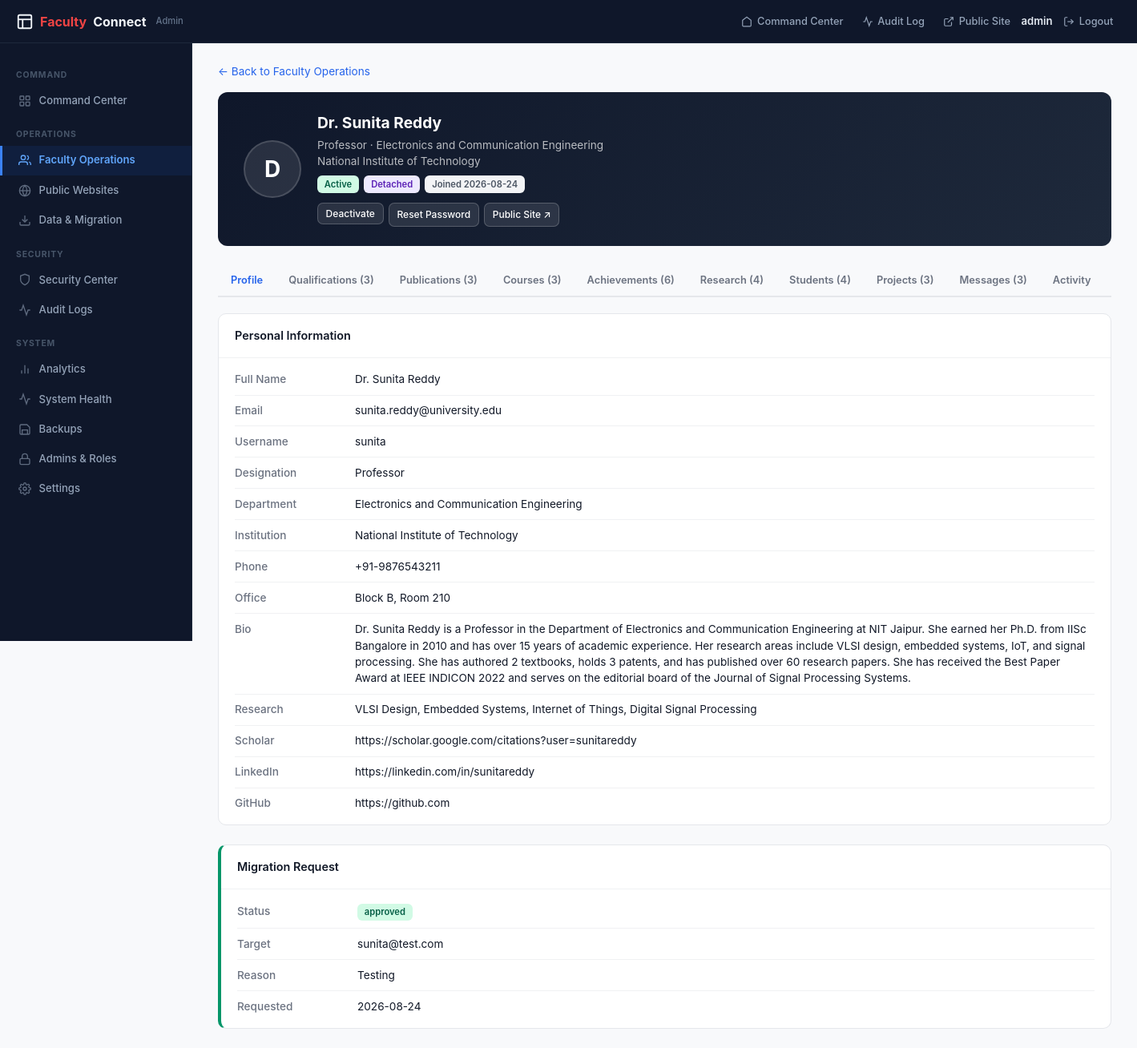
/platform/admin/users/2 (signed in), run on the app's committed database.
### tables this page shows
CREATE TABLE faculty (
            id INTEGER PRIMARY KEY AUTOINCREMENT,
            email TEXT UNIQUE NOT NULL,
            password_hash TEXT NOT NULL,
            full_name TEXT NOT NULL,
            username TEXT UNIQUE NOT NULL,
            designation TEXT DEFAULT '',
            department TEXT DEFAULT '',
            institution TEXT DEFAULT '',
            phone TEXT DEFAULT '',
            office_location TEXT DEFAULT '',
            office_hours TEXT DEFAULT '',
            visiting_hours TEXT DEFAULT '',
            address TEXT DEFAULT '',
            bio TEXT DEFAULT '',
            photo TEXT DEFAULT '',
            resume_file TEXT DEFAULT '',
            website TEXT DEFAULT '',
            google_scholar TEXT DEFAULT '',
            linkedin TEXT DEFAULT '',
            is_detached INTEGER DEFAULT 0,
            detached_at TIMESTAMP DEFAULT NULL,
            github TEXT DEFAULT '',
            research_summary TEXT DEFAULT '',
            is_active INTEGER DEFAULT 1,
            created_at TIMESTAMP DEFAULT CURRENT_TIMESTAMP
        );

CREATE TABLE migration_requests (
            id INTEGER PRIMARY KEY AUTOINCREMENT,
            faculty_id INTEGER NOT NULL,
            status TEXT DEFAULT 'pending',
            reason TEXT DEFAULT '',
            target_email TEXT DEFAULT '',
            hosting_provider TEXT DEFAULT '',
            hosting_plan TEXT DEFAULT '',
            custom_domain TEXT DEFAULT '',
            admin_notes TEXT DEFAULT '',
            reviewed_by INTEGER DEFAULT 0,
            created_at TIMESTAMP DEFAULT CURRENT_TIMESTAMP,
            reviewed_at TIMESTAMP DEFAULT NULL,
            FOREIGN KEY (faculty_id) REFERENCES faculty(id) ON DELETE CASCADE        );

### app.py (the view)
@app.route('/platform/admin/users/<int:fid>')
@admin_required
def platform_user_detail(fid):
    pdb = get_platform_db()
    faculty = pdb.execute('SELECT * FROM faculty WHERE id = ?', (fid,)).fetchone()
    if not faculty:
        abort(404)
    qualifications = pdb.execute('SELECT * FROM qualifications WHERE faculty_id=? ORDER BY year_of_passing DESC', (fid,)).fetchall()
    research = pdb.execute('SELECT * FROM research_interests WHERE faculty_id=?', (fid,)).fetchall()
    achievements = pdb.execute('SELECT * FROM achievements WHERE faculty_id=? ORDER BY year DESC', (fid,)).fetchall()
    publications = pdb.execute('SELECT * FROM publications WHERE faculty_id=? ORDER BY year DESC', (fid,)).fetchall()
    courses = pdb.execute('SELECT * FROM courses WHERE faculty_id=?', (fid,)).fetchall()
    materials = pdb.execute('SELECT * FROM course_materials WHERE faculty_id=? ORDER BY uploaded_at DESC', (fid,)).fetchall()
    students = pdb.execute('SELECT * FROM students WHERE faculty_id=? ORDER BY name', (fid,)).fetchall()
    projects = pdb.execute('SELECT * FROM projects WHERE faculty_id=? ORDER BY start_year DESC', (fid,)).fetchall()
    announcements = pdb.execute('SELECT * FROM announcements WHERE faculty_id=? ORDER BY created_at DESC', (fid,)).fetchall()
    messages = pdb.execute('SELECT * FROM messages WHERE faculty_id=? ORDER BY created_at DESC', (fid,)).fetchall()
    activity = pdb.execute('SELECT * FROM activity_logs WHERE user_id=? AND user_type=? ORDER BY timestamp DESC LIMIT 50', (fid, 'faculty')).fetchall()
    migration = pdb.execute('SELECT * FROM migration_requests WHERE faculty_id=? ORDER BY created_at DESC LIMIT 1', (fid,)).fetchone()
    return render_template('platform/user_detail.html',
        faculty=faculty, qualifications=qualifications, research=research,
        achievements=achievements, publications=publications, courses=courses,
        materials=materials, students=students, projects=projects,
        announcements=announcements, messages=messages, activity=activity,
        migration=migration
    )

### app.py (called while the page is built)
def get_platform_db():
    try:
        if 'platform_db' not in g:
            g.platform_db = sqlite3.connect(app.config['DATABASE'], timeout=15)
            g.platform_db.row_factory = sqlite3.Row
            g.platform_db.execute('PRAGMA foreign_keys = ON')
            try:
                g.platform_db.execute('PRAGMA journal_mode = WAL')
            except Exception:
                pass
        return g.platform_db
    except RuntimeError:
        db = sqlite3.connect(app.config['DATABASE'], timeout=15)
        db.row_factory = sqlite3.Row
        db.execute('PRAGMA foreign_keys = ON')
        return db

def admin_required(f):
    @wraps(f)
    def decorated(*args, **kwargs):
        if 'admin_id' not in session:
            return redirect(url_for('platform_login'))
        return f(*args, **kwargs)
    return decorated

@app.context_processor
def inject_admin_counts():
    try:
        pdb = get_platform_db()
        return {
            'pending_migrations_count': pdb.execute("SELECT COUNT(*) c FROM migration_requests WHERE status='pending'").fetchone()['c'],
            'unresolved_threats_count': pdb.execute('SELECT COUNT(*) c FROM threats WHERE is_resolved=0').fetchone()['c'],
        }
    except Exception:
        return {'pending_migrations_count': 0, 'unresolved_threats_count': 0}

### templates/platform/user_detail.html (shortened to what this page needs)
{% extends "platform/base_admin.html" %}
{% set active_page = 'faculty' %}
{% block content %}
<div style="margin-bottom: 1rem;">
    <a href="{{ url_for('platform_faculty_list') }}" style="color: #2563eb; font-size: 0.85rem; text-decoration: none;">← Back to Faculty Operations</a>
</div>
<div class="admin-profile-hero">
    {% if faculty.photo %}
    <img src="{{ url_for('uploaded_file', filename='photos/' + faculty.photo) }}" alt="{{ faculty.full_name }}">
    {% else %}
    <div class="avatar">{{ faculty.full_name[0] }}</div>
    {% endif %}
    <div style="flex: 1;">
        <h1>{{ faculty.full_name }}</h1>
        <div class="meta">{{ faculty.designation or 'Faculty Member' }}{% if faculty.department %} · {{ faculty.department }}{% endif %}{% if faculty.institution %}<br>{{ faculty.institution }}{% endif %}</div>
        <div class="badges">
            <span class="badge badge-{{ 'success' if faculty.is_active else 'danger' }}">{{ 'Active' if faculty.is_active else 'Inactive' }}</span>
            {% if faculty.is_detached %}<span class="badge badge-purple">Detached</span>{% else %}<span class="badge badge-neutral">Connected</span>{% endif %}
            <span class="badge badge-neutral">Joined {{ faculty.created_at[:10] if faculty.created_at else 'N/A' }}</span>
        </div>
        <div class="actions">
            <form method="POST" action="{{ url_for('platform_toggle_faculty', fid=faculty.id) }}" style="display:inline;" onsubmit="return confirm('Toggle {{ faculty.full_name }}?')">
                <button type="submit" class="btn btn-sm" style="background: rgba(255,255,255,0.1); color: white; border: 1px solid rgba(255,255,255,0.2);">{{ 'Deactivate' if faculty.is_active else 'Activate' }}</button>
            </form>
            <a href="{{ url_for('platform_reset_password', fid=faculty.id) }}" class="btn btn-sm" style="background: rgba(255,255,255,0.1); color: white; border: 1px solid rgba(255,255,255,0.2);">Reset Password</a>
            <a href="{{ url_for('public_profile', username=faculty.username) }}" target="_blank" class="btn btn-sm" style="background: rgba(255,255,255,0.1); color: white; border: 1px solid rgba(255,255,255,0.2);">Public Site ↗</a>
        </div>
    </div>
</div>
<div class="tab-nav">
    <a href="#" class="active" onclick="showTab('profile'); return false;">Profile</a>
    <a href="#" onclick="showTab('qualifications'); return false;">Qualifications ({{ qualifications|length }})</a>
    <a href="#" onclick="showTab('publications'); return false;">Publications ({{ publications|length }})</a>
    <a href="#" onclick="showTab('courses'); return false;">Courses ({{ courses|length }})</a>
    <a href="#" onclick="showTab('achievements'); return false;">Achievements ({{ achievements|length }})</a>
    <a href="#" onclick="showTab('research'); return false;">Research ({{ research|length }})</a>
    <a href="#" onclick="showTab('students'); return false;">Students ({{ students|length }})</a>
    <a href="#" onclick="showTab('projects'); return false;">Projects ({{ projects|length }})</a>
    <a href="#" onclick="showTab('messages'); return false;">Messages ({{ messages|length }})</a>
    <a href="#" onclick="showTab('activity'); return false;">Activity</a>
</div>
<div id="tab-profile" class="tab-panel active">
    <div class="card">
        <div class="card-header"><h3>Personal Information</h3></div>
        <div class="card-body" style="padding: 0.5rem 1.25rem;">
            <div class="detail-row"><span class="label">Full Name</span><span class="value">{{ faculty.full_name }}</span></div>
            <div class="detail-row"><span class="label">Email</span><span class="value">{{ faculty.email }}</span></div>
            <div class="detail-row"><span class="label">Username</span><span class="value">{{ faculty.username }}</span></div>
            <div class="detail-row"><span class="label">Designation</span><span class="value">{{ faculty.designation or '-' }}</span></div>
            <div class="detail-row"><span class="label">Department</span><span class="value">{{ faculty.department or '-' }}</span></div>
            <div class="detail-row"><span class="label">Institution</span><span class="value">{{ faculty.institution or '-' }}</span></div>
            <div class="detail-row"><span class="label">Phone</span><span class="value">{{ faculty.phone or '-' }}</span></div>
            <div class="detail-row"><span class="label">Office</span><span class="value">{{ faculty.office_location or '-' }}</span></div>
            <div class="detail-row"><span class="label">Bio</span><span class="value">{{ faculty.bio or '-' }}</span></div>
            <div class="detail-row"><span class="label">Research</span><span class="value">{{ faculty.research_summary or '-' }}</span></div>
            <div class="detail-row"><span class="label">Scholar</span><span class="value">{{ faculty.google_scholar or '-' }}</span></div>
            <div class="detail-row"><span class="label">LinkedIn</span><span class="value">{{ faculty.linkedin or '-' }}</span></div>
            <div class="detail-row"><span class="label">GitHub</span><span class="value">{{ faculty.github or '-' }}</span></div>
        </div>
    </div>
</div>
{% if migration %}
<div class="card" style="margin-top: 1.5rem; border-left: 4px solid {% if migration.status == 'approved' %}#059669{% elif migration.status == 'rejected' %}#dc2626{% else %}#d97706{% endif %};">
    <div class="card-header"><h3>Migration Request</h3></div>
    <div class="card-body" style="padding: 0.5rem 1.25rem;">
        <div class="detail-row"><span class="label">Status</span><span class="value"><span class="badge badge-{{ 'success' if migration.status == 'approved' else 'danger' if migration.status == 'rejected' else 'warning' }}">{{ migration.status }}</span></span></div>
        {% if migration.target_email %}<div class="detail-row"><span class="label">Target</span><span class="value">{{ migration.target_email }}</span></div>{% endif %}
        {% if migration.reason %}<div class="detail-row"><span class="label">Reason</span><span class="value">{{ migration.reason }}</span></div>{% endif %}
        <div class="detail-row"><span class="label">Requested</span><span class="value">{{ migration.created_at[:10] if migration.created_at else 'N/A' }}</span></div>
    </div>
</div>
{% endif %}
{% endblock %}

### static/css/admin.css (style rules this page uses)
:root { --sidebar-w: 240px; --topbar-h: 54px; --bg: #f8f9fb; --surface: #fff; --border: #e5e7eb; --border-light: #f0f1f3; --text: #111827; --text-secondary: #6b7280; --text-muted: #9ca3af; --primary: #2563eb; --primary-light: #dbeafe; --success: #059669; --success-light: #d1fae5; --warning: #d97706; --warning-light: #fef3c7; --danger: #dc2626; --danger-light: #fee2e2; --info: #0284c7; --info-light: #e0f2fe; --purple: #7c3aed; --purple-light: #ede9fe; }
*, *::before, *::after { box-sizing: border-box; margin: 0; padding: 0; }
body.admin-body { font-family: -apple-system, BlinkMacSystemFont, 'Segoe UI', Roboto, 'Helvetica Neue', Arial, sans-serif; font-size: 14px; color: var(--text); background: var(--bg); line-height: 1.5; }
.card { background: var(--surface); border: 1px solid var(--border); border-radius: 10px; overflow: hidden; }
.card-header { padding: 1rem 1.25rem; border-bottom: 1px solid var(--border-light); display: flex; align-items: center; justify-content: space-between; }
.card-header h3 { font-size: 0.9rem; font-weight: 600; }
.card-body { padding: 1.25rem; }
.badge { display: inline-flex; align-items: center; gap: 0.25rem; padding: 0.15rem 0.55rem; border-radius: 6px; font-size: 0.7rem; font-weight: 600; white-space: nowrap; }
.badge-success { background: var(--success-light); color: #065f46; }
.badge-purple { background: var(--purple-light); color: #5b21b6; }
.badge-neutral { background: #f3f4f6; color: #4b5563; }
.btn { display: inline-flex; align-items: center; gap: 0.35rem; padding: 0.45rem 0.85rem; border-radius: 7px; font-size: 0.8rem; font-weight: 500; text-decoration: none; border: 1px solid transparent; cursor: pointer; transition: all 0.15s; white-space: nowrap; font-family: inherit; }
.btn-sm { padding: 0.3rem 0.6rem; font-size: 0.75rem; }
.detail-row { display: flex; padding: 0.55rem 0; border-bottom: 1px solid var(--border-light); font-size: 0.85rem; }
.detail-row:last-child { border-bottom: none; }
.detail-row .label { color: var(--text-secondary); min-width: 150px; font-weight: 500; flex-shrink: 0; }
.detail-row .value { color: var(--text); }
.admin-profile-hero { background: linear-gradient(135deg, #0f172a, #1e293b); border-radius: 12px; padding: 1.5rem 2rem; color: white; display: flex; align-items: center; gap: 1.25rem; margin-bottom: 1.5rem; }
.admin-profile-hero .avatar { width: 72px; height: 72px; border-radius: 50%; background: rgba(255,255,255,0.1); display: flex; align-items: center; justify-content: center; font-size: 1.75rem; font-weight: 700; flex-shrink: 0; border: 2px solid rgba(255,255,255,0.15); }
.admin-profile-hero h1 { font-size: 1.2rem; margin-bottom: 0.15rem; }
.admin-profile-hero .meta { opacity: 0.7; font-size: 0.85rem; }
.admin-profile-hero .badges { display: flex; gap: 0.4rem; margin-top: 0.5rem; flex-wrap: wrap; }
.admin-profile-hero .actions { display: flex; gap: 0.4rem; margin-top: 0.75rem; flex-wrap: wrap; }
.tab-nav { display: flex; gap: 0; border-bottom: 2px solid var(--border); margin-bottom: 1.25rem; overflow-x: auto; }
.tab-nav a { padding: 0.6rem 1rem; color: var(--text-secondary); font-weight: 600; font-size: 0.8rem; border-bottom: 2px solid transparent; margin-bottom: -2px; text-decoration: none; transition: all 0.15s; white-space: nowrap; }
.tab-nav a.active { color: var(--primary); border-bottom-color: var(--primary); }
.tab-panel { display: none; }
.tab-panel.active { display: block; }

### data on the page
faculty: full_name "D", full_name "Dr. Sunita Reddy", designation "Professor", department "Electronics and Communication Engineering", institution "National Institute of Technology", is_active "Active", created_at "2026-08-24", is_active "Deactivate", email "sunita.reddy@university.edu", username "sunita", phone "+91-9876543211", office_location "Block B, Room 210", bio "Dr. Sunita Reddy is a Professor in the Department of Electronics and Communication Engineering at NIT Jaipur. She earned her Ph.D. from IISc Bangalore in 2010 and has over 15 years of academic experience. Her research areas include VLSI design, embedded systems, IoT, and signal processing. She has authored 2 textbooks, holds 3 patents, and has published over 60 research papers. She has received the Best Paper Award at IEEE INDICON 2022 and serves on the editorial board of the Journal of Signal Processing Systems.", research_summary "VLSI Design, Embedded Systems, Internet of Things, Digital Signal Processing", google_scholar "https://scholar.google.com/citations?user=sunitareddy", linkedin "https://linkedin.com/in/sunitareddy", github "https://github.com"
migration_requests: status "approved", target_email "sunita@test.com", reason "Testing", created_at "2026-08-24"

### other printed values
{{ session.get('admin_username', 'Admin') }} "admin"
{{ qualifications|length }} "3"
{{ publications|length }} "3"
{{ courses|length }} "3"
{{ achievements|length }} "6"
{{ research|length }} "4"
{{ students|length }} "4"
{{ projects|length }} "3"
{{ messages|length }} "3"
